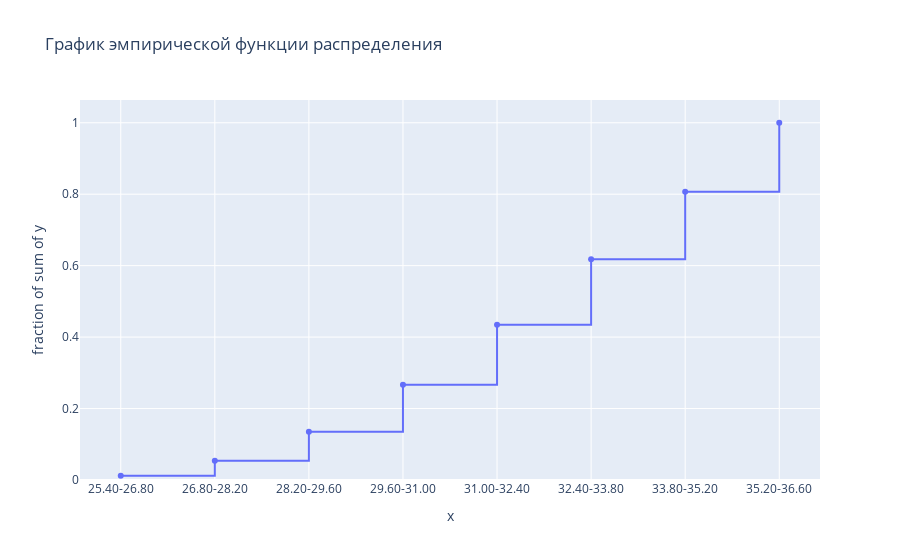

This figure's notebook cell:
### Markdown cell above
### График эмпирической функции распределения

### Code cell
fig = px.ecdf(x=[f'{intervals[i]:.2f}-{intervals[i+1]:.2f}' for i in range(intervals.count()-1)], y=emp_func.values.tolist()[0], markers=True, title='График эмпирической функции распределения')
fig.show()

### Figure 1 — Plotly figure (JSON) as saved in the notebook; plotly's stock layout.template omitted (floating-point values rounded to 4 significant figures)
{"data": [{"hovertemplate": "x=%{x}<br>fraction of sum of y=%{y}<extra></extra>", "legendgroup": "", "line": {"dash": "solid", "shape": "hv"}, "marker": {"color": "#636efa", "symbol": "circle"}, "mode": "markers+lines", "name": "", "orientation": "v", "showlegend": false, "type": "scatter", "x": ["25.40-26.80", "26.80-28.20", "28.20-29.60", "29.60-31.00", "31.00-32.40", "32.40-33.80", "33.80-35.20", "35.20-36.60"], "xaxis": "x", "y": [0.01158, 0.05405, 0.1351, 0.2664, 0.4344, 0.6178, 0.8069, 1], "yaxis": "y"}], "layout": {"legend": {"tracegroupgap": 0}, "title": {"text": "График эмпирической функции распределения"}, "xaxis": {"anchor": "y", "domain": [0, 1], "title": {"text": "x"}}, "yaxis": {"anchor": "x", "domain": [0, 1], "rangemode": "tozero", "title": {"text": "fraction of sum of y"}}}}
